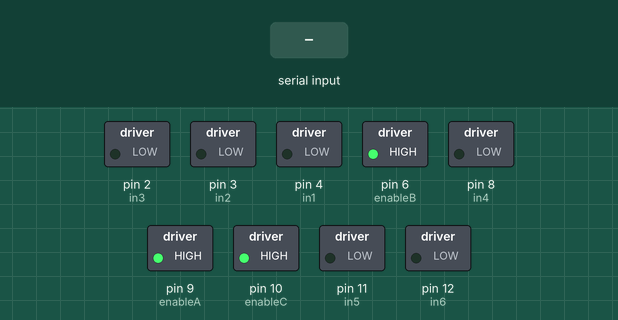
This sketch was run on a simulated Arduino Uno, built with avr-gcc and run on an emulated ATmega328P. Shown: switched loads named in the sketch (green lamp = pin HIGH). The inputs (shaded band) are chosen by the test bench.

Above: at 1.2 s.
1.3 s: "1" received over Serial
At 1.55 s:
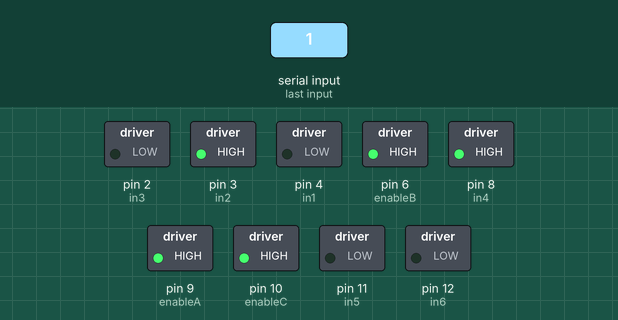
3.1 s: "2" received over Serial
At 3.25 s:
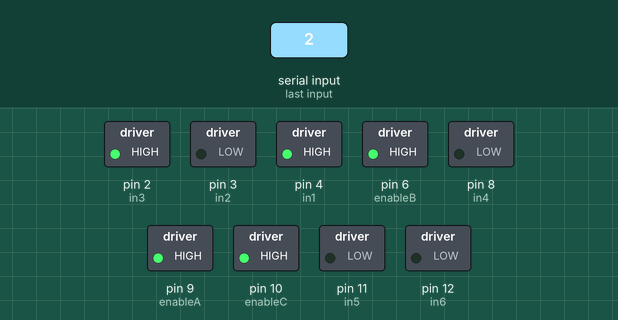
4.8 s: "3" received over Serial
At 4.95 s:
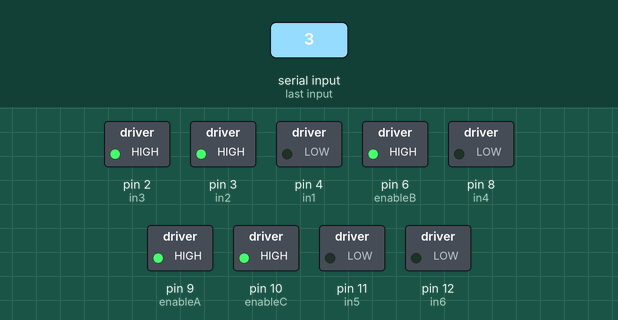
6.5 s: "4" received over Serial
At 6.65 s:
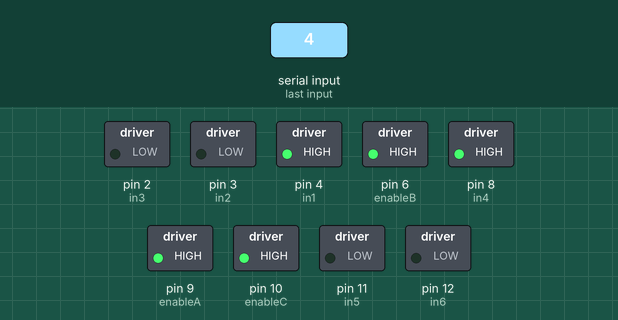
8.2 s: "6" received over Serial
At 8.35 s:
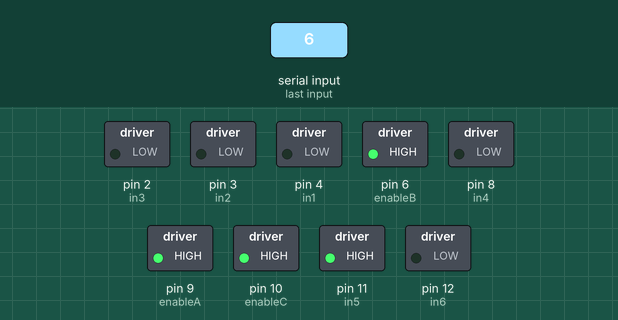
Timing chart, 0 to 10.9 s (numbered marks = the images above; inputs shaded):
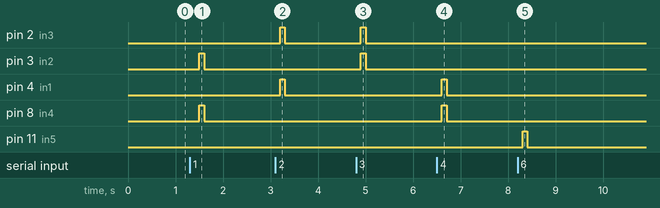

Measured:
- after the input at 1.3 s, pin 3 (in2), pin 8 (in4): LOW → HIGH after 0.20 s, → LOW 0.10 s later
- after the input at 3.1 s, pin 2 (in3), pin 4 (in1): LOW → HIGH after 0.10 s, → LOW 0.10 s later
- after the input at 4.8 s, pin 2 (in3), pin 3 (in2): LOW → HIGH after 0.10 s, → LOW 0.10 s later
- after the input at 6.5 s, pin 4 (in1), pin 8 (in4): LOW → HIGH after 0.10 s, → LOW 0.10 s later
- after the input at 8.2 s, pin 11 (in5): LOW → HIGH after 0.10 s, → LOW 0.10 s later

The sketch:

robot_with_intake.ino
```cpp
// code for robot with intake. Check if working when new HC05 comes
// probably doesn't work but idk

int enableA = 9;
int in1 = 4;
int in2 = 3;
int in3 = 2;
int in4 = 8;
int enableB = 6;

int enableC = 10; // intake enableA
int in5 = 11;     // intake inp 1
int in6 = 12;     // intake inp2

void forward()
{
  digitalWrite(in1, LOW);
  digitalWrite(in2, HIGH);
  digitalWrite(in3, LOW);
  digitalWrite(in4, HIGH);
  digitalWrite(in5, LOW);
  digitalWrite(in6, LOW);
}

void backward()
{
  digitalWrite(in1, HIGH);
  digitalWrite(in2, LOW);
  digitalWrite(in3, HIGH);
  digitalWrite(in4, LOW);
  digitalWrite(in5, LOW);
  digitalWrite(in6, LOW);
}
void left()
{
  digitalWrite(in1, LOW);
  digitalWrite(in2, HIGH);
  digitalWrite(in3, HIGH);
  digitalWrite(in4, LOW);
  digitalWrite(in5, LOW);
  digitalWrite(in6, LOW);
}
void right()
{
  digitalWrite(in1, HIGH);
  digitalWrite(in2, LOW);
  digitalWrite(in3, LOW);
  digitalWrite(in4, HIGH);
  digitalWrite(in5, LOW);
  digitalWrite(in6, LOW);
}
void runIntake()
{
  digitalWrite(in1, LOW);
  digitalWrite(in2, LOW);
  digitalWrite(in3, LOW);
  digitalWrite(in4, LOW);
  digitalWrite(in5, HIGH);
  digitalWrite(in6, LOW);
}
void Stop()
{
  digitalWrite(in1, LOW);
  digitalWrite(in2, LOW);
  digitalWrite(in3, LOW);
  digitalWrite(in4, LOW);
  digitalWrite(in5, LOW);
  digitalWrite(in6, LOW);
}

int val;
void setup()
{
  Serial.begin(9600);

  //for motor 1 (wheel)
  pinMode(enableA, OUTPUT);
  pinMode(in1, OUTPUT);
  pinMode(in2, OUTPUT);

  //for motor 2(Wheel)
  pinMode(in3, OUTPUT);
  pinMode(in4, OUTPUT);
  pinMode(enableB, OUTPUT);

  //for motor 3 (Intake)
  pinMode(enableC, OUTPUT);
  pinMode(in5, OUTPUT);
  pinMode(in6, OUTPUT);

  analogWrite(enableA, 255);
  analogWrite(enableB, 255);
  analogWrite(enableC, 255);
  Stop();
}

void loop()
{

  val = Serial.read();
  // Serial.print(val);
  delay(100); // can remove? maybe try later?
  Stop();

  if (val == '1') // when the bluetooth module recieves 1 the car moves forward
  {
    forward();
  }

  if (val == '2') // when the bluetooth module recieves 2 the car moves backward
  {
    backward();
  }

  if (val == '3') // when the bluetooth module recieves 3 the car moves left
  {
    left();
  }

  if (val == '4') // when the bluetooth module recieves 4 the car moves right
  {
    right();
  }

  if (val == '5') // when the bluetooth module recieves 5 the car stops
  {
    Stop();
  }

  if (val == '6')
  { // when the bluetooth module recieves 6 the intake runs
    runIntake();
  }
}
```
